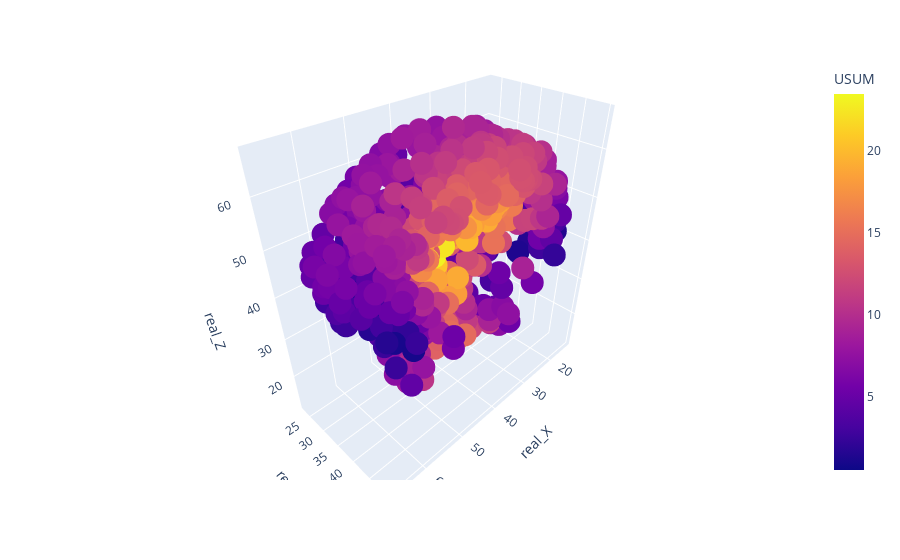

This figure's notebook cell:
### Code cell
px.scatter_3d(aux_plot,x="real_X",y="real_Y",z="real_Z",color="USUM")

### Figure 1 — Plotly figure (JSON) as saved in the notebook; plotly's stock layout.template omitted (floating-point values rounded to 4 significant figures; data arrays with more than 128 entries replaced by an {"elided": "..."} marker saying what was removed)
{"data": [{"hovertemplate": "real_X=%{x}<br>real_Y=%{y}<br>real_Z=%{z}<br>USUM=%{marker.color}<extra></extra>", "legendgroup": "", "marker": {"color": {"elided": "699 float values"}, "coloraxis": "coloraxis", "symbol": "circle"}, "mode": "markers", "name": "", "scene": "scene", "showlegend": false, "type": "scatter3d", "x": {"elided": "699 float values"}, "y": {"elided": "699 float values"}, "z": {"elided": "699 float values"}}], "layout": {"coloraxis": {"colorbar": {"title": {"text": "USUM"}}, "colorscale": [[0, "#0d0887"], [0.1111, "#46039f"], [0.2222, "#7201a8"], [0.3333, "#9c179e"], [0.4444, "#bd3786"], [0.5556, "#d8576b"], [0.6667, "#ed7953"], [0.7778, "#fb9f3a"], [0.8889, "#fdca26"], [1, "#f0f921"]]}, "legend": {"tracegroupgap": 0}, "margin": {"t": 60}, "scene": {"domain": {"x": [0, 1], "y": [0, 1]}, "xaxis": {"title": {"text": "real_X"}}, "yaxis": {"title": {"text": "real_Y"}}, "zaxis": {"title": {"text": "real_Z"}}}}}
